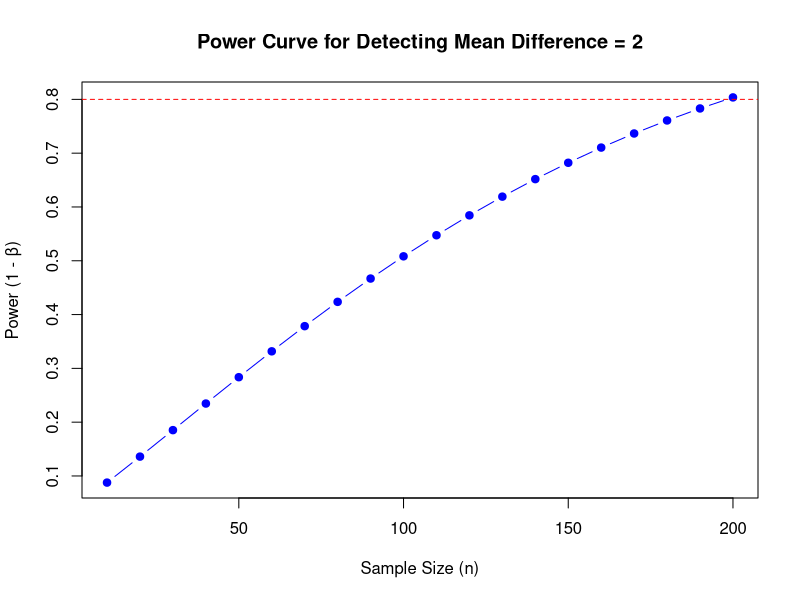

Write R code to recreate this figure.
set.seed(123)

# Null hypothesis: mean = 120
true_mean <- 120  

# Case 1: Null is TRUE (Type I error can happen)
sample1 <- rnorm(30, mean = 120, sd = 10)
t1 <- t.test(sample1, mu = 120)

t1$p.value   # Sometimes < 0.05 by chance (Type I error)

# Case 2: Null is FALSE (Type II error can happen)
# True mean is slightly higher (122 instead of 120)
sample2 <- rnorm(30, mean = 122, sd = 10)
t2 <- t.test(sample2, mu = 120)

t2$p.value   # If > 0.05, we failed to detect difference → Type II error



##################################################################
set.seed(42)

alpha <- 0.05   # significance level
n <- 30         # sample size
sd <- 10

# ---- Type I Error (H0 true: mean=120) ----
type1 <- replicate(10000, {
  sample <- rnorm(n, mean = 120, sd = sd)
  pval <- t.test(sample, mu = 120)$p.value
  pval < alpha   # Reject H0?
})
mean(type1)   # ≈ 0.05 (Type I error rate)

# ---- Type II Error (H0 false: true mean=122) ----
type2 <- replicate(10000, {
  sample <- rnorm(n, mean = 122, sd = sd)
  pval <- t.test(sample, mu = 120)$p.value
  pval > alpha   # Fail to reject H0?
})
mean(type2)   # Type II error rate (depends on effect size, n, α)

# Power of test
1 - mean(type2)


#####################################################################
install.packages("pwr")

library(pwr)

# Effect size (Cohen's d) = difference / SD
d <- 2 / 10   # small effect size

# Sample sizes
n_values <- seq(10, 200, by = 10)

# Calculate power for each sample size
power_values <- sapply(n_values, function(n) {
  pwr.t.test(n = n, d = d, sig.level = 0.05, type = "one.sample", alternative = "two.sided")$power
})

# Plot power curve
plot(n_values, power_values, type = "b", pch = 19, col = "blue",
     xlab = "Sample Size (n)", ylab = "Power (1 - β)",
     main = "Power Curve for Detecting Mean Difference = 2")

abline(h = 0.8, col = "red", lty = 2)  # 80% power threshold
